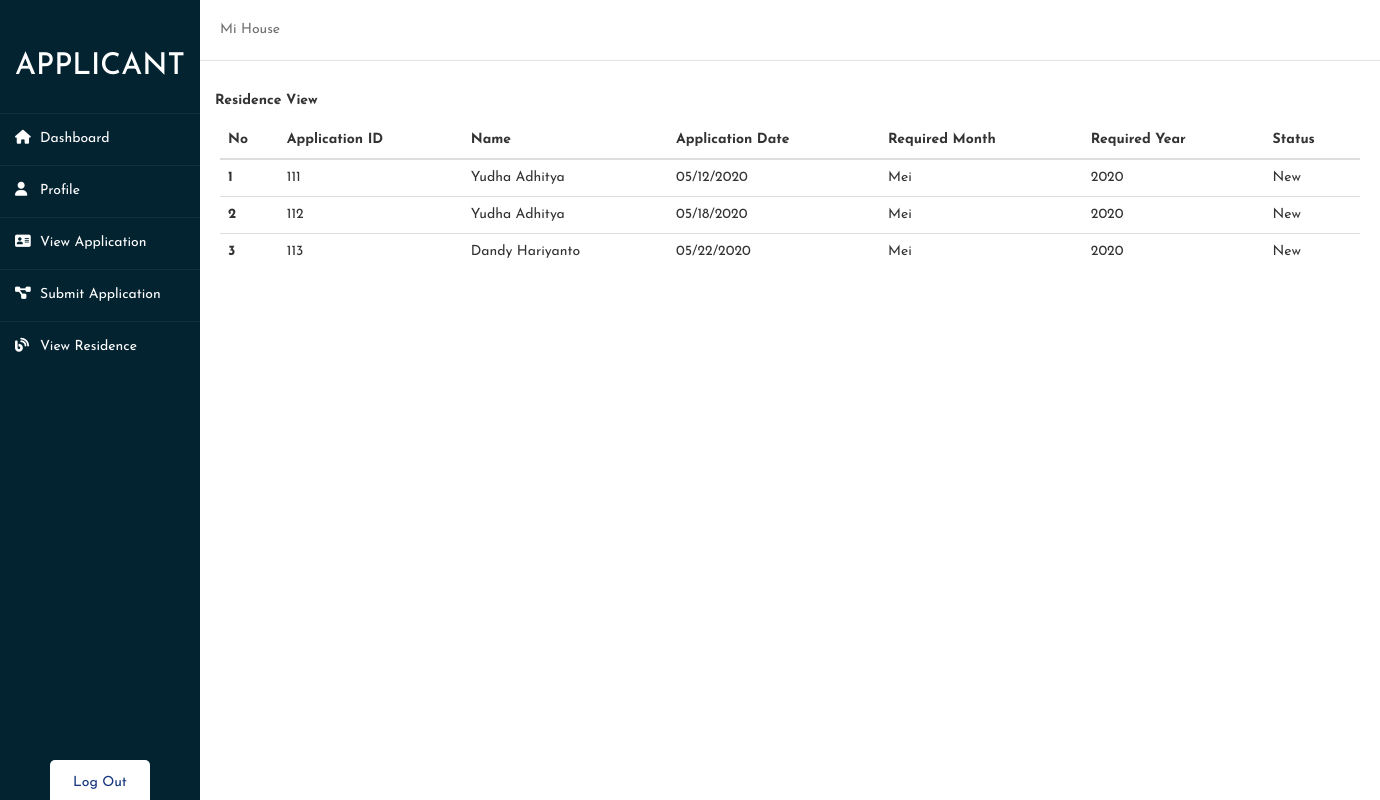
The app's page /Dashboard/ApplicantViewResidence.php with its own data.
### tables this page shows
CREATE TABLE IF NOT EXISTS `application` (
`application_id` int(10) NOT NULL,
  `name` varchar(30) NOT NULL,
  `applicant_id` int(10) DEFAULT NULL,
  `username` varchar(100) DEFAULT NULL,
  `residence_id` int(10) DEFAULT NULL,
  `staff_id` int(10) DEFAULT NULL,
  `applicationDate` varchar(20) DEFAULT NULL,
  `requiredMonth` varchar(120) DEFAULT NULL,
  `requiredYear` varchar(120) DEFAULT NULL,
  `status` varchar(120) DEFAULT NULL
);

### Dashboard/ApplicantViewResidence.php (the view, shortened to what this page needs)
<?php
    include'../koneksi.php';
?>
<!DOCTYPE html>
<html lang="en">
<head>
	<link rel="stylesheet" href="styleApplicantDashboard.css">
    <link rel="stylesheet" href="../bootstrap/css/bootstrap.css">
</head>
<body>
<div class="wrapper">
    <div class="sidebar">
        <h2>APPLICANT</h2>
        <ul>
            <li><a href="ApplicantAppDashboard.php"><i class="fas fa-home"></i>Dashboard</a></li>
            <li><a href="ApplicantAppProfile.php"><i class="fas fa-user"></i>Profile</a></li>
            <li><a href="ApplicantAppView.php"><i class="fas fa-address-card"></i>View Application</a></li>
            <li><a href="ApplicantAppForm.php"><i class="fas fa-project-diagram"></i>Submit Application</a></li>
            <li><a href="ApplicantViewResidence.php"><i class="fas fa-blog"></i>View Residence</a></li>
        </ul>
        <div class="social_media">
          <a href="../index.php" style="width: 100px;">Log Out</a>
      </div>
    </div>
    <div class="main_content">
        <div class="header">Mi House</div>
          <div class="panel-heading"><b>Residence View</b></div>
            <div class="container">
			  <div class="table-responsive">
				  <table class="table">
					  <thead>
						<tr>
						  <th scope="col">No</th>
						  <th scope="col">Application ID</th>
						  <th scope="col">Name</th>
						  <th scope="col">Application Date</th>
						  <th scope="col">Required Month</th>
						  <th scope="col">Required Year</th>
						  <th scope="col">Status</th>
						</tr>
					  </thead>
					  <tbody>
						<?php
							$i = 1;
							$select = "select * from application";
							$select_query = mysqli_query($db, $select);
							while($select_result = mysqli_fetch_array($select_query))
							{
							$application_id = $select_result['application_id'];
							$name = $select_result['name'];
							$applicationDate = $select_result['applicationDate'];
							$requiredMonth = $select_result['requiredMonth'];
							$requiredYear = $select_result['requiredYear'];
							$status = $select_result['status'];
						?>
						<tr>
						  <th scope="row"><?php echo $i++; ?></th>
						  <td><?php echo $application_id; ?></td>
						  <td><?php echo $name; ?></td>
						  <td><?php echo $applicationDate; ?></td>
						  <td><?php echo $requiredMonth; ?></td>
						  <td><?php echo $requiredYear; ?></td>
						  <td><?php echo $status; ?></td>
						</tr>
						<?php
							}
						?>
					  </tbody>
					</table>
				</div>
            </div>
    </div>
</div>
</body>
</html>

### Dashboard/styleApplicantDashboard.css (style rules this page uses)
* { margin: 0; padding: 0; box-sizing: border-box; list-style: none; text-decoration: none; font-family: 'Josefin Sans', sans-serif; }
body { background-color: #f3f5f9; }
.wrapper { display: flex; position: relative; }
.wrapper .sidebar { width: 200px; height: 100%; background: #042331; padding: 30px 0px; position: fixed; }
.wrapper .sidebar h2 { color: #fff; text-transform: uppercase; text-align: center; margin-bottom: 30px; }
.wrapper .sidebar ul li { padding: 15px; border-bottom: 1px solid #bdb8d7; border-bottom: 1px solid rgba(0,0,0,0.05); border-top: 1px solid rgba(255,255,255,0.05); }
.wrapper .sidebar ul li a { color: #fff; display: block; }
.wrapper .sidebar ul li a .fas { width: 25px; }
.wrapper .sidebar .social_media { position: absolute; bottom: 0; left: 50%; transform: translateX(-50%); display: flex; }
.wrapper .sidebar .social_media a { display: block; width: 40px; background: #fff; height: 40px; line-height: 45px; text-align: center; margin: 0 5px; color: #14357C; border-top-left-radius: 5px; border-top-right-radius: 5px; }
.wrapper .main_content { width: 100%; margin-left: 200px; }
.wrapper .main_content .header { padding: 20px; background: #fff; color: #717171; border-bottom: 1px solid #e0e4e8; }

### records on screen
application: application_id "111", name "Yudha Adhitya", applicationDate "05/12/2020", requiredMonth "Mei", requiredYear "2020", status "New"
application: application_id "112", name "Yudha Adhitya", applicationDate "05/18/2020", requiredMonth "Mei", requiredYear "2020", status "New"
application: application_id "113", name "Dandy Hariyanto", applicationDate "05/22/2020", requiredMonth "Mei", requiredYear "2020", status "New"
